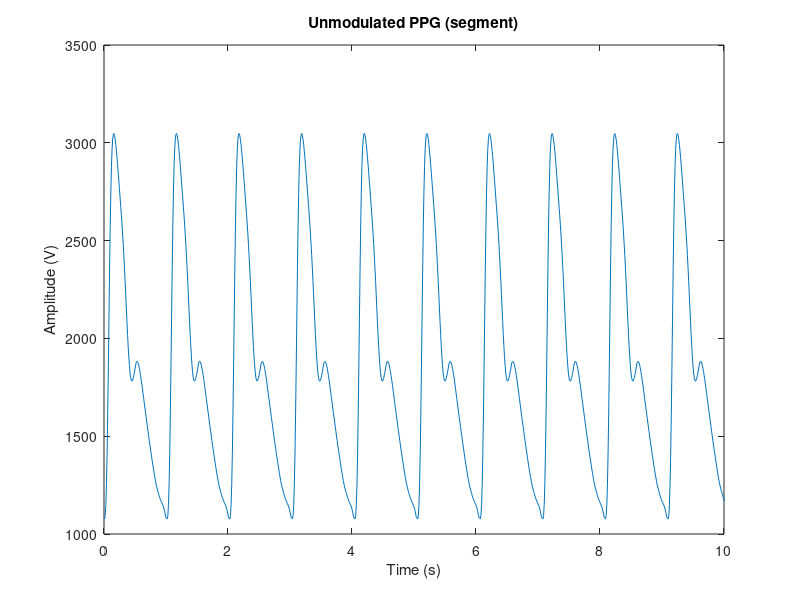
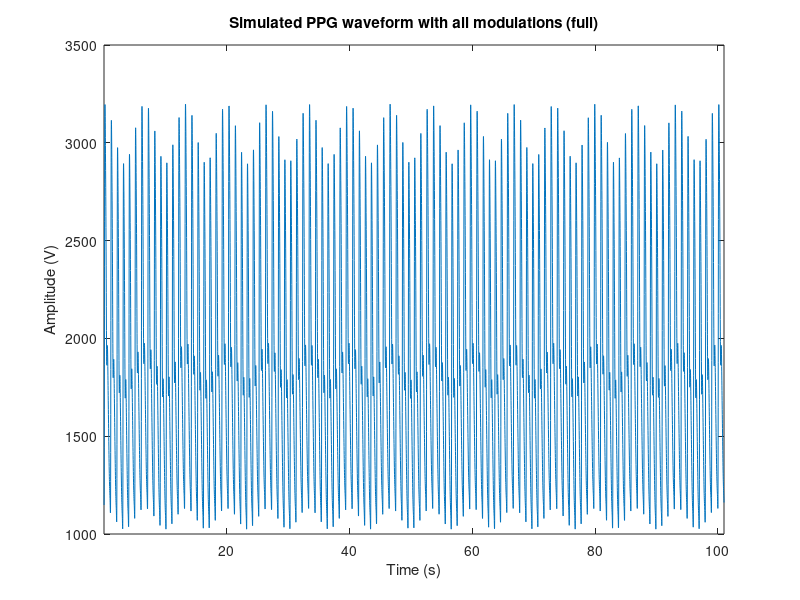

Reproduce these figures in MATLAB, in order. (Note: this script raises an error after producing the figures.)
% This code was developed by Miodrag Bolic for the book PERVASIVE CARDIAC AND RESPIRATORY MONITORING DEVICES: 
% https://github.com/Health-Devices/CARDIAC-RESPIRATORY-MONITORING 

clc;
clear all;
close all;

%% Generating Signal
fs=100;

% breathing modulation parameter
br_rate=0.15; %breathing rate in Hz
br_rate_bpm=br_rate*60;
fm=0.05; % frequency modulation
bm=0.1; % baseline modulation
am=0.1; % amplitude modulation

% PPG beat data
ppg_data.beat.t = 0:0.01:1;
ppg_data.beat.v = [1077,1095.27676998271,1150.39696200268,1253.64011384634,1410.01430649103,1614.23738042021,1852.88862847947,2107.19963850395,2354.10827203910,2571.83504395768,2747.58603743220,2878.78047565119,2967.12445239160,3018.75510162723,3042.94721680823,3047.45001341082,3037.62026345592,3018.14128598677,2991.80738548651,2959.68011205818,2924.12507822977,2885.14270668177,2843.86782834153,2802.08903767062,2759.59973773619,2716.75011175682,2673.89981522322,2630.12661808970,2584.21488466353,2533.75439619717,2480.71246051141,2423.10076799285,2360.92007271860,2294.87110683952,2226.11520653275,2155.41275815825,2085.84032425344,2019.82560572195,1959.08788519998,1905.61966740180,1860.15018328118,1823.59858526554,1799.16523439130,1785.68124422590,1781.40496155451,1785.65000894081,1795.60758813888,1810.23123770638,1825.88000834451,1843.33369762174,1863.68739383102,1877.70370775466,1882.41001847768,1880.67124988824,1874.06744888836,1862.89381761287,1847.14991953269,1829.89768909817,1810.34993145378,1788.72101296379,1765.94996721702,1742.03613261809,1717.39751028193,1692.75877484727,1668.68005245276,1644.48098438338,1619.84239547012,1595.97728854980,1572.41003606020,1548.84233116767,1525.27517210550,1501.70741230815,1478.27021279132,1455.77367020325,1433.54980777827,1412.12496274662,1390.69993145582,1369.27500149014,1348.40755237670,1328.05378822197,1308.39978542052,1289.88870123678,1272.51984025750,1256.29379973178,1241.20988734577,1229.73332273703,1217.97235166145,1206.26252309710,1195.54992698555,1185.27003397509,1176.98743219884,1169.12989658769,1160.98994575908,1153.99245954403,1146.99245931931,1138.20624497094,1127.13495738213,1112.99225070036,1097.13740724184,1083.85480956071,1080];
ppg_data.sig.v=repmat(ppg_data.beat.v,1,100);   % repeat the original ppg_data 100 times and concatenate them together
N=length(ppg_data.sig.v);
ppg_data.sig.t=1/fs:1/fs:N/fs;

T=1/fs;

figure 
plot(ppg_data.sig.t,ppg_data.sig.v);
    title('Unmodulated PPG (segment)')
    xlabel('Time (s)')
    ylabel('Amplitude (V)')
        xlim([0,10])

% Simulating breathing modulation on the ECG signal
% PPG BM baseline modulation
ppg_data.sig.v_bm=ppg_data.sig.v+bm*sin(2*pi*ppg_data.sig.t*br_rate);
% figure
% plot(ppg_data.sig.t,ppg_data.sig.v_bm)
% title('Simulated PPG waveform with baseline change')
%     xlabel('Time (s)')
%     ylabel('Amplitude (V)')
%     xlim([0,10])

% PPG AM amplitude modulation
ppg_data.sig.v_am=ppg_data.sig.v.*(1+am*cos(2*pi*ppg_data.sig.t*br_rate));
% figure
% plot(ppg_data.sig.t,ppg_data.sig.v_am)
% title('Simulated PPG waveform with amplitude modulation')
%     xlabel('Time (s)')
%     ylabel('Amplitude (V)')
%     xlim([0,10])

% PPG FM frequency modulation
mod_time = ppg_data.sig.t + fm*sin(2*pi*br_rate*ppg_data.sig.t);
ppg_data.sig.v_fm = interp1(mod_time, ppg_data.sig.v, ppg_data.sig.t);
% figure
% plot(ppg_data.sig.t,ppg_data.sig.v_fm)
% title('Simulated PPG waveform with frequency modulation')
%     xlabel('Time (s)')
%     ylabel('Amplitude (V)')
%     xlim([0,10])

% PPG all modulations 
ppg_data.sig.v_all=interp1(mod_time, (ppg_data.sig.v_bm+ppg_data.sig.v_am)/2, ppg_data.sig.t);
figure
plot(ppg_data.sig.t,ppg_data.sig.v_all)
title('Simulated PPG waveform with all modulations (full)')
    xlabel('Time (s)')
    ylabel('Amplitude (V)')
    xlim([ppg_data.sig.t(1),ppg_data.sig.t(end)])

%% HPF
s = ppg_data.sig.v_all;

% Eliminate very low frequencies，using a high-pass filter with −3 dB cutoff frequency of 4 breaths per minute (bpm)
Fstop = 0.02;  % in Hz
Fpass = 0.157;  % in Hz     (0.157 and 0.02 provide a - 3dB cutoff of 0.0665 Hz, 4bpm)
Dstop = 0.01;  % Stopband attenuation (0.1% or -40 dB)
Dpass = 0.05;   % Passband ripple (1%)

% Eliminate nans
s(isnan(s)) = mean(s(~isnan(s)));
% Create filter
% parameters for the low-pass filter to be used
flag  = 'scale';
[N,Wn,BETA,TYPE] = kaiserord([Fstop Fpass]/(fs/2), [0 1], [Dstop Dpass]);
b  = fir1(N, Wn, TYPE, kaiser(N+1, BETA), flag);
AMfilter = dfilt.dffir(b);
% Remove VHFs
s_dt=detrend(s);
s_filt_v = filtfilt(AMfilter.numerator, 1, s_dt);

s_filt.v = s_filt_v;
s_filt.t = (1/fs)*(1:length(s_filt.v));

figure
plot(s_filt.t,s_filt.v)
title('PPG waveform after initial highpass filter')
    xlabel('Time (s)')
    ylabel('Amplitude (V)')
    xlim([s_filt.t(1),s_filt.t(end)])

s = s_filt.v; 

%% EHF
% Filter signal to remove very high frequencies (VHFs)
ppg.Fpass = 33.12;  % in Hz
ppg.Fstop = 38.5;  % in Hz   (33.12 and 38.5 provide a -3 dB cutoff of 35 Hz)
ppg.Dpass = 0.05;
ppg.Dstop = 0.01;

% Now filt_characteristics will directly reference the 'ppg' structure
filt_characteristics = ppg;
s_filt.fs = fs;

% Eliminate nans
s(isnan(s)) = mean(s(~isnan(s)));
% Create filter
% parameters for the low-pass filter to be used
flag  = 'scale';
[N,Wn,BETA,TYPE] = kaiserord([filt_characteristics.Fpass filt_characteristics.Fstop]/(s_filt.fs/2), [1 0], [filt_characteristics.Dpass filt_characteristics.Dstop]);
b  = fir1(N, Wn, TYPE, kaiser(N+1, BETA), flag);
AMfilter = dfilt.dffir(b);
% Remove VHFs
s_dt=detrend(s);
s_filt_EHF = filtfilt(AMfilter.numerator, 1, s_dt);

s_filt.v = s_filt_EHF;
s_filt.t = (1/s_filt.fs)*(1:length(s_filt.v));

s = s_filt; 

figure
plot(s_filt.t,s_filt.v)
title('PPG waveform after remove VHFs')
    xlabel('Time (s)')
    ylabel('Amplitude (V)')
    xlim([s_filt.t(1),s_filt.t(end)])

%% PDt
% detects PPG pulse peaks in PPG signals.
% Filter pre-processed signal to remove frequencies below cardiac freqs
s.v(isnan(s.v)) = mean(s.v(~isnan(s.v)));

% % Downsample
% filt_resample_fs = 25; % up.paramSet.filt_resample_fs -> filt_resample_fs
% d_s = downsample_data(s, filt_resample_fs);
% % Make filter
% % Filter characteristics: Eliminate LFs (below cardiac freqs): For 30bpm cutoff
% elim_sub_cardiac.Fpass = 0.63;  % in Hz; up.paramSet.elim_sub_cardiac.Fpass -> elim_sub_cardiac.Fpass
% elim_sub_cardiac.Fstop = 0.43;  % in Hz     (0.63 and 0.43 provide a - 3dB cutoff of 0.5 Hz); up.paramSet.elim_sub_cardiac.Fstop -> elim_sub_cardiac.Fstop
% elim_sub_cardiac.Dpass = 0.05;  % up.paramSet.elim_sub_cardiac.Dpass -> elim_sub_cardiac.Dpass
% elim_sub_cardiac.Dstop = 0.01;  % up.paramSet.elim_sub_cardiac.Dstop -> elim_sub_cardiac.Dstop
% 
% flag  = 'scale';        % Sampling Flag
% [N,Wn,BETA,TYPE] = kaiserord([elim_sub_cardiac.Fstop elim_sub_cardiac.Fpass]/(d_s.fs/2), [0 1], [elim_sub_cardiac.Dstop elim_sub_cardiac.Dpass]);
% b  = fir1(N, Wn, TYPE, kaiser(N+1, BETA), flag);   % Calculate the coefficients using the FIR1 function.
% AMfilter = dfilt.dffir(b);
% 
% temp_filt = filtfilt(AMfilter.numerator, 1, d_s.v);
% 
% % Resample
% s_filt_rs.v = interp1(d_s.t, temp_filt, s.t);
% s_filt.v = s.v(:)-s_filt_rs.v(:);
% s_filt.t = s.t;
% s_filt.fs = s.fs;

[peaks,onsets,artifs] = adaptPulseSegment(s_filt.v,fs); % IMS: IMS peak detector

figure
plot(s_filt.t,s_filt.v)
hold on;
% Identify Pulse Peaks in original version
% plot(s_filt.t(peaks), s_filt.v(peaks), 'ro', 'MarkerSize', 8, 'MarkerFaceColor', 'r');
plot(s_filt.t(peaks), s_filt.v(peaks), 'ro', 'MarkerSize', 8);
% Add labels and title
xlabel('Time (s)');
ylabel('Amplitude');
title('PPG Signal peak detection using IMS');
legend('PPG Signal', 'Detected Peaks');
% Show the plot
hold off;
xlim([s_filt.t(1),s_filt.t(end)])

%% FPt
% FPT detects Fiducial Points from PPG peak and trough annotations
% INTERFACE: relevant data variable rel_data from PDt
rel_data.s.t = s.t;
rel_data.s.v = s.v;
rel_data.beats.tr.t = s.t(onsets);
rel_data.beats.tr.v = s.v(onsets);
rel_data.beats.p.t = s.t(peaks);
rel_data.beats.p.v = s.v(peaks);
rel_data.fs = fs;
rel_data.timings = s.t;

% PPG Peaks
% Find peaks as max between detected onsets
temp.p_max.t = nan(length(rel_data.beats.tr.t)-1,1);
temp.p_max.v = nan(length(rel_data.beats.tr.t)-1,1);
for beat_no = 1 : (length(rel_data.beats.tr.t)-1)
    rel_range = find(rel_data.s.t >= rel_data.beats.tr.t(beat_no) & rel_data.s.t < rel_data.beats.tr.t(beat_no+1));
    [~, rel_el] = max(rel_data.s.v(rel_range));
    temp.p_max.t(beat_no) = rel_data.s.t(rel_range(rel_el));
    temp.p_max.v(beat_no) = rel_data.s.v(rel_range(rel_el));
end

% PPG Troughs
% Find troughs as min between detected peaks
temp.tr_min.t = nan(length(temp.p_max.t)-1,1);
temp.tr_min.v = nan(length(temp.p_max.t)-1,1);
for beat_no = 1 : (length(temp.p_max.t)-1)
    rel_range = find(rel_data.s.t >= temp.p_max.t(beat_no) & rel_data.s.t < temp.p_max.t(beat_no+1));
    [~, rel_el] = min(rel_data.s.v(rel_range));
    temp.tr_min.t(beat_no) = rel_data.s.t(rel_range(rel_el));
    temp.tr_min.v(beat_no) = rel_data.s.v(rel_range(rel_el));
end

% get rid of any nans (arise if the peak is at the very first element of the signal)
bad_els = isnan(temp.tr_min.t);
temp.tr_min.t = temp.tr_min.t(~bad_els);
temp.tr_min.v = temp.tr_min.v(~bad_els);

% very ocassionally it picks out the same trough or peak twice (if two consecutive peaks are ridiculously close together so share some of the same search range)
[~, rel_els, ~] = unique(temp.tr_min.t);
temp.tr_min.t = temp.tr_min.t(rel_els);
temp.tr_min.v = temp.tr_min.v(rel_els);

% Carry forward detected peaks and onsets
temp.det_p.t = rel_data.beats.p.t;
temp.det_p.v = rel_data.beats.p.v;
temp.det_tr.t = rel_data.beats.tr.t;
temp.det_tr.v = rel_data.beats.tr.v;

% carry forward fs and timings
temp.fs = rel_data.fs;
temp.timings = rel_data.timings;

%% FMe
% FMe measures features from peak and trough values
% INTERFACE: relevant data variable rel_data from FPt
rel_data = temp;
clear peaks onsets

% choose which peaks and onsets:
rel_data.tr = rel_data.tr_min;
rel_data.p = rel_data.p_max;

if isempty(rel_data.tr.t) || isempty(rel_data.p.t)
    [peaks.t, peaks.v, onsets.t, onsets.v] = deal([]);
else

    % Want an onset followed by a peak.
    if rel_data.tr.t(1) > rel_data.p.t(1)
        rel_data.p.t = rel_data.p.t(2:end);
        rel_data.p.v = rel_data.p.v(2:end);
    end
    % Want the same number of peaks and onsets
    diff_in_length = length(rel_data.p.t) - length(rel_data.tr.t);
    if diff_in_length > 0
        rel_data.p.t = rel_data.p.t(1:(end-diff_in_length));
        rel_data.p.v = rel_data.p.v(1:(end-diff_in_length));
    elseif diff_in_length < 0
        rel_data.tr.t = rel_data.tr.t(1:(end-diff_in_length));
        rel_data.tr.v = rel_data.tr.v(1:(end-diff_in_length));
    end
    % find onsets and peaks
    onsets.t = rel_data.tr.t; onsets.t = onsets.t(:);
    onsets.v = rel_data.tr.v; onsets.v = onsets.v(:);
    peaks.t = rel_data.p.t; peaks.t = peaks.t(:);
    peaks.v = rel_data.p.v; peaks.v = peaks.v(:);

    % exclude ectopics
    % following: Mateo, J. & Laguna, P., 2003. Analysis of heart rate variability in the presence of ectopic beats using the heart timing signal. IEEE transactions on bio-medical engineering, 50(3), pp.334–43. Available at: http://www.ncbi.nlm.nih.gov/pubmed/12669990.
    tk_neg1 = peaks.t(1:(end-2));
    tk = peaks.t(2:(end-1));
    tk_pos1 = peaks.t(3:end);
    r = 2*abs( (tk_neg1 - (2*tk) + tk_pos1)./ ...
        ( (tk_neg1-tk).*(tk_neg1 - tk_pos1).*(tk-tk_pos1) ) );
    thresh = min([4.3*std(r), 0.5]);

    %%%%%%%%%%%%%%%%%%%%%%
    % additional rule inserted by PC:
    % thresh = 0.5;   % so that artificial data with a very low variability doesn't trigger.
    %%%%%%%%%%%%%%%%%%%%%%
    temp = [0;r;0]; temp = logical(temp>thresh);

    tk_neg1 = onsets.t(1:(end-2));
    tk = onsets.t(2:(end-1));
    tk_pos1 = onsets.t(3:end);
    r = 2*abs( (tk_neg1 - (2*tk) + tk_pos1)./ ...
        ( (tk_neg1-tk).*(tk_neg1 - tk_pos1).*(tk-tk_pos1) ) );
    thresh = min([4.3*std(r), 0.5]);
    %%%%%%%%%%%%%%%%%%%%%%
    % additional rule inserted by PC:
    %thresh = 0.5;   % so that artificial data with a very low variability doesn't trigger.
    %%%%%%%%%%%%%%%%%%%%%%
    temp2 = [0;r;0]; temp2 = logical(temp2>thresh);

    peaks.t(temp | temp2) = nan; peaks.v(temp | temp2) = nan;
    onsets.t(temp | temp2) = nan; onsets.v(temp | temp2) = nan;
end

feat_data = calc_am(peaks, onsets, fs);
% feat_data = calc_fm(peaks, fs);
% feat_data = calc_bw(peaks, onsets, fs);

feat_data.timings = rel_data.timings;

figure
plot(feat_data.t,feat_data.v)
title('PPG waveform after beat-by-beat feature extraction')
    xlabel('Time (s)')
    ylabel('Amplitude (V)')
    xlim([s_filt.t(1),s_filt.t(end)])

%% RS - resampling
% RS resamples feat-based respiratory signals at a regular sampling rate
fs_orig = fs;
% fs = 5; % fs = up.paramSet.resample_fs;
fs = fs_orig; 
% resampled_data = lin(feat_data, fs);
resampled_data = cub(feat_data, fs);
resampled_data.fs = fs;

% Bandpass filtering to remove frequencies not related to respiration (non-respiratory frequencies)
try
    resampled_data = bpf_signal_to_remove_non_resp_freqs(resampled_data, resampled_data.fs, up);
catch
    % if there aren't enough samples, then don't BPF:
    resampled_data = resampled_data;
end

figure
plot(resampled_data.t,resampled_data.v)
title('PPG waveform after resampling')
    xlabel('Time (s)')
    ylabel('Amplitude (V)')
    xlim([s_filt.t(1),s_filt.t(end)])

%% ELF
% ELF eliminates very low frequencies from resampled respiratory
% INTERFACE
old_data = resampled_data;

data.hpfilt.t = old_data.t;
try
    data.hpfilt.v = elim_vlfs(old_data, up);
catch
    % if there aren't enough points to use the filter, simply carry forward the previous data
    data.hpfilt.v = old_data.v;
end
data.hpfilt.fs = old_data.fs;

%% Visualization
figure
plot(data.hpfilt.t,data.hpfilt.v)
title('Extracting Respiratory Signal')
    xlabel('Time (s)')
    ylabel('Amplitude (V)')
    % xlim([0 95])
    xlim([ppg_data.sig.t(1),ppg_data.sig.t(end)])